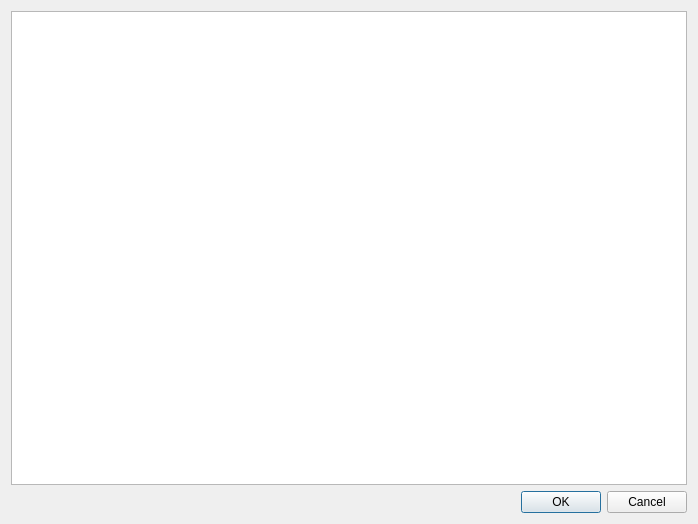
<?xml version="1.0" encoding="UTF-8"?>
<ui version="4.0">
 <class>NewDatasetWindow</class>
 <widget class="QDialog" name="NewDatasetWindow">
  <property name="geometry">
   <rect>
    <x>0</x>
    <y>0</y>
    <width>698</width>
    <height>524</height>
   </rect>
  </property>
  <property name="windowTitle">
   <string>自定义数据集</string>
  </property>
  <layout class="QVBoxLayout" name="verticalLayout_2">
   <item>
    <layout class="QVBoxLayout" name="verticalLayout">
     <item>
      <widget class="QTextEdit" name="codefield"/>
     </item>
    </layout>
   </item>
   <item>
    <widget class="QDialogButtonBox" name="buttonBox">
     <property name="orientation">
      <enum>Qt::Horizontal</enum>
     </property>
     <property name="standardButtons">
      <set>QDialogButtonBox::Cancel|QDialogButtonBox::Ok</set>
     </property>
    </widget>
   </item>
  </layout>
 </widget>
 <resources/>
 <connections>
  <connection>
   <sender>buttonBox</sender>
   <signal>accepted()</signal>
   <receiver>NewDatasetWindow</receiver>
   <slot>accept()</slot>
   <hints>
    <hint type="sourcelabel">
     <x>248</x>
     <y>254</y>
    </hint>
    <hint type="destinationlabel">
     <x>157</x>
     <y>274</y>
    </hint>
   </hints>
  </connection>
  <connection>
   <sender>buttonBox</sender>
   <signal>rejected()</signal>
   <receiver>NewDatasetWindow</receiver>
   <slot>reject()</slot>
   <hints>
    <hint type="sourcelabel">
     <x>316</x>
     <y>260</y>
    </hint>
    <hint type="destinationlabel">
     <x>286</x>
     <y>274</y>
    </hint>
   </hints>
  </connection>
 </connections>
</ui>
